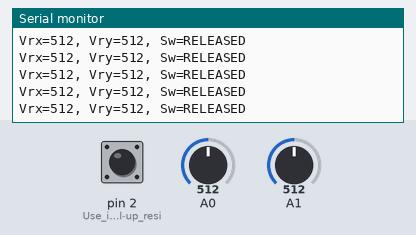
Bench run of a sketch on a simulated Arduino Uno, built with avr-gcc and run on an emulated ATmega328P. On the bench: the last lines printed to the serial monitor. The test bench sets the inputs (shaded band); at power-on: pin 2 (Use_internal_pull-up_resi) HIGH, A0 = 512, A1 = 512.

Above: at 1.2 s.
1.3 s: pin 2 (Use_internal_pull-up_resi) pulled LOW for 0.25 s
At 1.56 s:
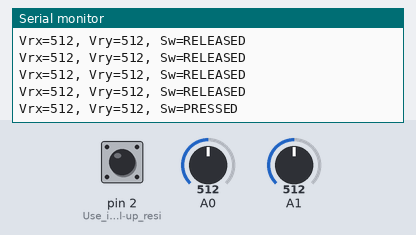
3.0 s: A0 set to 716
At 3.17 s:
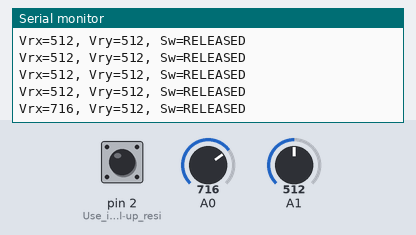
4.5 s: A1 set to 716
At 4.57 s:
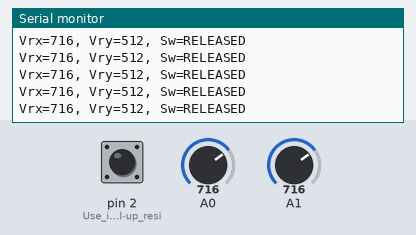
6.0 s: pin 2 (Use_internal_pull-up_resi) pulled LOW for 1 s
At 6.18 s:
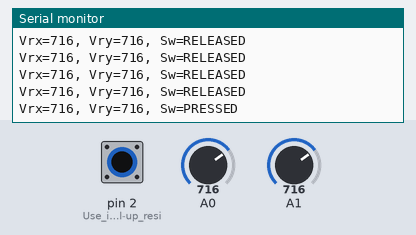
8.5 s: A0 set to 900
At 8.59 s:
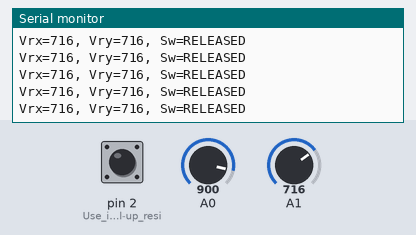
10.0 s: A1 set to 900
At 10.19 s:
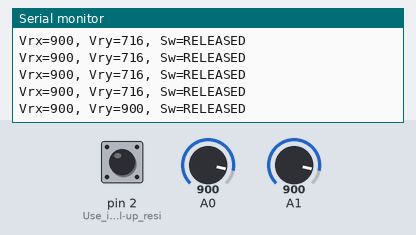
Timing chart, 0 to 12.5 s (numbered marks = the images above; inputs shaded):
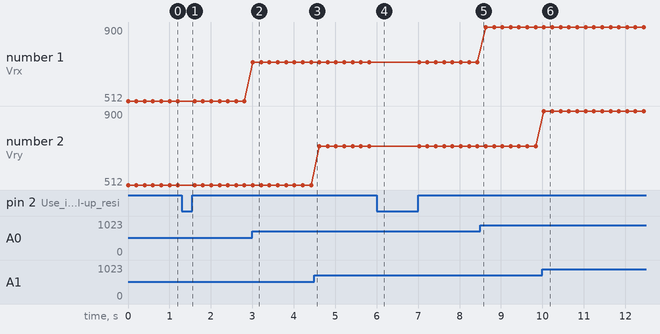

Measured:
- after the input at 1.3 s, the serial monitor: prints a new line after 0.11 s (image 1)
- after the input at 3.0 s, the serial monitor: prints a new line at once (image 2)
- after the input at 6.0 s, the serial monitor: prints a new line at once (image 4)
- after the input at 10.0 s, the serial monitor: prints a new line at once (image 6)
- plotted number 1: 512 → 716 after the input at 3.0 s, 716 → 900 after the input at 8.5 s

The sketch:

Joystick_testcode.ino
```cpp
int Vrx, Vry, Sw;

void setup() {
  Serial.begin(9600);
  pinMode(A0, INPUT);
  pinMode(A1, INPUT);
  pinMode(2, INPUT_PULLUP);  // Use internal pull-up resistor
}

void loop() {
  Vrx = analogRead(A0);
  Vry = analogRead(A1);
  Sw = digitalRead(2); // 0 = pressed, 1 = not pressed

  Serial.print("Vrx=");
  Serial.print(Vrx);
  Serial.print(", Vry=");
  Serial.print(Vry);
  Serial.print(", Sw=");
  Serial.println(Sw == 0 ? "PRESSED" : "RELEASED");

  delay(200);
}
```
